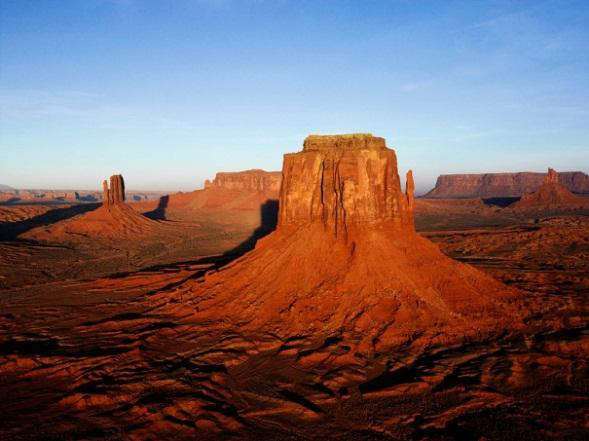
#> input picture Tugas2-JawabanUTS2,3,4/Gambar1.png, 589 x 441 px, found by its file name
$ python 6_isodataClustering.py
#> lines starting #> are read from the running program, lines starting #| are printed output that depends on the picture
#> further down, image is the input picture: shape (441, 589, 3); mean R, G, B 119.7, 99.5, 101.8
import numpy as np
import matplotlib.pyplot as plt
from skimage import io, color

def isodata_segmentation(image, num_clusters, max_iterations, min_samples, max_variance):
#> called with num_clusters = 3, max_iterations = 100, min_samples = 0.1, max_variance = 0.5
    gray_image = color.rgb2gray(image)
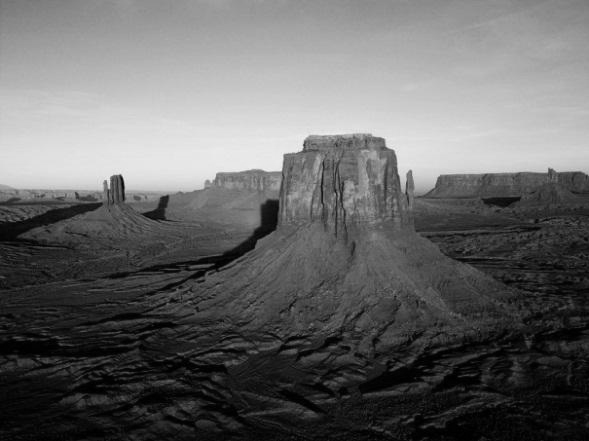
#> gray_image: shape (441, 589) float64; min 0, max 0.944, mean 0.408
    m, n = gray_image.shape
#> m = 441; n = 589
    data = gray_image.reshape(-1, 1)
    np.random.seed(0)
    centroids = np.random.rand(num_clusters, 1)

    for _ in range(max_iterations):
        distances = np.abs(data - centroids.T)
        labels = np.argmin(distances, axis=1)
        new_centroids = np.array([data[labels == i].mean() for i in range(num_clusters)])
        if np.all(np.isclose(new_centroids, centroids, atol=1e-2)):
            break

        centroids = new_centroids
#> this loop made 13 passes
#> centroids on passes 1 to 12: [0.21, 0.791, 0.618], [0.17, 0.811, 0.589], [0.161, 0.81, 0.57], [0.157, 0.806, 0.555], [0.153, 0.801, 0.541], [0.15, 0.796, 0.526], [0.147, 0.791, 0.513], [0.144, 0.787, 0.501], [0.141, 0.784, 0.489], [0.138, 0.78, 0.478], [0.135, 0.777, 0.468], [0.133, 0.773, 0.457]
#> new_centroids on pass 13: [0.131, 0.771, 0.449]
    cluster_variances = np.array([data[labels == i].var() for i in range(num_clusters)])
#> cluster_variances = [0.00685, 0.00716, 0.0113]
    mean_variance = cluster_variances.mean()
#> mean_variance = 0.00844
    low_variance_clusters = np.where(cluster_variances < max_variance * mean_variance)[0]
#> low_variance_clusters = empty array
    for cluster in low_variance_clusters:
        labels[labels == cluster] = labels[labels == cluster].min()
#> this loop made 0 passes
    segmented_image = labels.reshape(m, n)
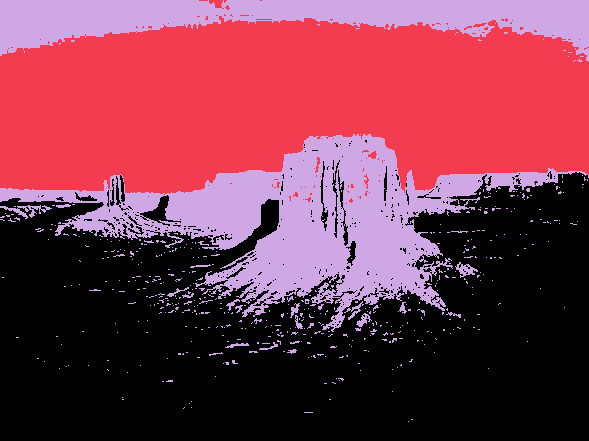
#> segmented_image: shape (441, 589) int64; 3 distinct labels, from 0 to 2; one colour per label, 0 black

    return segmented_image

if __name__ == "__main__":
    image = io.imread('gambar1.png')
    num_clusters = 3
    max_iterations = 100
    min_samples = 0.1
    max_variance = 0.5

    segmented_image = isodata_segmentation(image, num_clusters, max_iterations, min_samples, max_variance)
    plt.figure(figsize=(8, 4))
    plt.subplot(121)
    plt.imshow(image, cmap='gray')
    plt.axis('off')
    plt.title('Gambar Citra Asli')

    plt.subplot(122)
    plt.imshow(segmented_image, cmap='nipy_spectral')
    plt.axis('off')
    plt.title('Hasil Gambar Segmentasi ISODATA')

    plt.show()
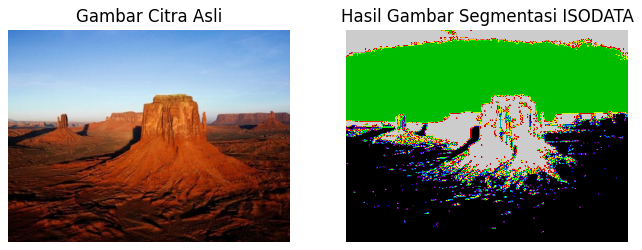
#> figure drawn by matplotlib, 2 panels
